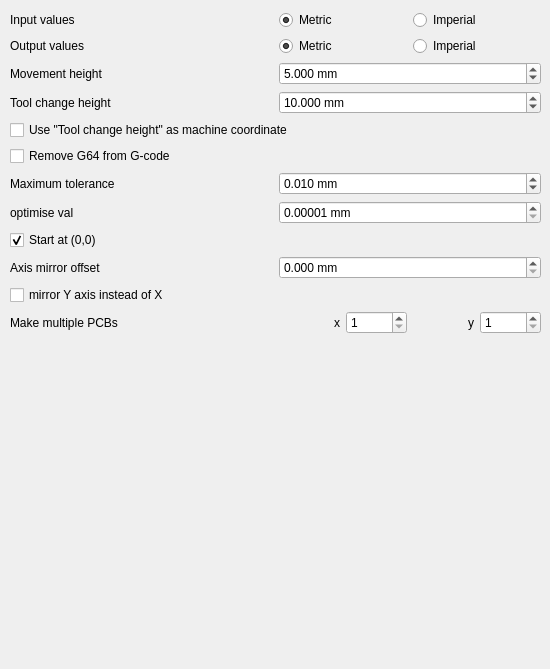
        <widget class="QWidget" name="commonTab">
         <attribute name="title">
          <string>Common</string>
         </attribute>
         <widget class="QWidget" name="gridLayoutWidget_3">
          <property name="geometry">
           <rect>
            <x>10</x>
            <y>10</y>
            <width>531</width>
            <height>650</height>
           </rect>
          </property>
          <layout class="QGridLayout" name="commonGridLayout">
           <item row="0" column="0">
            <widget class="QLabel" name="inputValuesLabel">
             <property name="toolTip">
              <string>&lt;html&gt;&lt;head/&gt;&lt;body&gt;&lt;p&gt;&lt;span style=&quot; font-style:italic;&quot;&gt;--metric&lt;/span&gt;&lt;/p&gt;&lt;/body&gt;&lt;/html&gt;</string>
             </property>
             <property name="text">
              <string>Input values</string>
             </property>
             <property name="buddy">
              <cstring>inputMetricRadioButton</cstring>
             </property>
            </widget>
           </item>
           <item row="0" column="1">
            <layout class="QHBoxLayout" name="inputSystemOfMeasurementHorizontalLayout">
             <property name="sizeConstraint">
              <enum>QLayout::SetMinimumSize</enum>
             </property>
             <item>
              <widget class="QRadioButton" name="inputMetricRadioButton">
               <property name="toolTip">
                <string>&lt;html&gt;&lt;head/&gt;&lt;body&gt;&lt;p&gt;&lt;span style=&quot; font-style:italic;&quot;&gt;--metric=on&lt;/span&gt;&lt;/p&gt;&lt;p&gt;Use metric input&lt;/p&gt;&lt;/body&gt;&lt;/html&gt;</string>
               </property>
               <property name="text">
                <string>Metric</string>
               </property>
               <property name="checked">
                <bool>true</bool>
               </property>
               <property name="autoExclusive">
                <bool>false</bool>
               </property>
              </widget>
             </item>
             <item>
              <widget class="QRadioButton" name="inputImperialRadioButton">
               <property name="toolTip">
                <string>&lt;html&gt;&lt;head/&gt;&lt;body&gt;&lt;p&gt;&lt;span style=&quot; font-style:italic;&quot;&gt;--metric=off&lt;/span&gt;&lt;/p&gt;&lt;p&gt;Use imperial input&lt;/p&gt;&lt;/body&gt;&lt;/html&gt;</string>
               </property>
               <property name="text">
                <string>Imperial</string>
               </property>
               <property name="checked">
                <bool>false</bool>
               </property>
               <property name="autoExclusive">
                <bool>false</bool>
               </property>
              </widget>
             </item>
            </layout>
           </item>
           <item row="1" column="0">
            <widget class="QLabel" name="outputValuesLabel">
             <property name="toolTip">
              <string>&lt;html&gt;&lt;head/&gt;&lt;body&gt;&lt;p&gt;&lt;span style=&quot; font-style:italic;&quot;&gt;--metricoutput&lt;/span&gt;&lt;/p&gt;&lt;/body&gt;&lt;/html&gt;</string>
             </property>
             <property name="text">
              <string>Output values</string>
             </property>
             <property name="buddy">
              <cstring>outputMetricRadioButton</cstring>
             </property>
            </widget>
           </item>
           <item row="1" column="1">
            <layout class="QHBoxLayout" name="outputSystemOfMeasurementHorizontalLayout">
             <property name="sizeConstraint">
              <enum>QLayout::SetMinimumSize</enum>
             </property>
             <item>
              <widget class="QRadioButton" name="outputMetricRadioButton">
               <property name="toolTip">
                <string>&lt;html&gt;&lt;head/&gt;&lt;body&gt;&lt;p&gt;&lt;span style=&quot; font-style:italic;&quot;&gt;--metricoutput=on&lt;/span&gt;&lt;/p&gt;&lt;p&gt;Use metric output&lt;/p&gt;&lt;/body&gt;&lt;/html&gt;</string>
               </property>
               <property name="text">
                <string>Metric</string>
               </property>
               <property name="checked">
                <bool>true</bool>
               </property>
               <property name="autoExclusive">
                <bool>false</bool>
               </property>
              </widget>
             </item>
             <item>
              <widget class="QRadioButton" name="outputImperialRadioButton">
               <property name="toolTip">
                <string>&lt;html&gt;&lt;head/&gt;&lt;body&gt;&lt;p&gt;&lt;span style=&quot; font-style:italic;&quot;&gt;--metricoutput=off&lt;/span&gt;&lt;/p&gt;&lt;p&gt;Use imperial output&lt;/p&gt;&lt;/body&gt;&lt;/html&gt;</string>
               </property>
               <property name="text">
                <string>Imperial</string>
               </property>
               <property name="autoExclusive">
                <bool>false</bool>
               </property>
              </widget>
             </item>
            </layout>
           </item>
           <item row="2" column="0">
            <widget class="QLabel" name="zsafeLabel">
             <property name="toolTip">
              <string>&lt;html&gt;&lt;head/&gt;&lt;body&gt;&lt;p&gt;&lt;span style=&quot; font-style:italic;&quot;&gt;--zsafe&lt;/span&gt;&lt;/p&gt;&lt;p&gt;Z-coordinate for movements between engraving steps&lt;/p&gt;&lt;/body&gt;&lt;/html&gt;</string>
             </property>
             <property name="text">
              <string>Movement height</string>
             </property>
             <property name="buddy">
              <cstring>zsafeDoubleSpinBox</cstring>
             </property>
            </widget>
           </item>
           <item row="2" column="1">
            <widget class="QDoubleSpinBox" name="zsafeDoubleSpinBox">
             <property name="toolTip">
              <string>&lt;html&gt;&lt;head/&gt;&lt;body&gt;&lt;p&gt;&lt;span style=&quot; font-style:italic;&quot;&gt;--zsafe&lt;/span&gt;&lt;/p&gt;&lt;p&gt;Z-coordinate for movements between engraving steps&lt;/p&gt;&lt;/body&gt;&lt;/html&gt;</string>
             </property>
             <property name="suffix">
              <string> mm</string>
             </property>
             <property name="decimals">
              <number>3</number>
             </property>
             <property name="maximum">
              <double>1000.000000000000000</double>
             </property>
             <property name="singleStep">
              <double>0.050000000000000</double>
             </property>
             <property name="value">
              <double>5.000000000000000</double>
             </property>
            </widget>
           </item>
           <item row="3" column="0">
            <widget class="QLabel" name="zchangeLabel">
             <property name="toolTip">
              <string>&lt;html&gt;&lt;head/&gt;&lt;body&gt;&lt;p&gt;&lt;span style=&quot; font-style:italic;&quot;&gt;--zchange&lt;/span&gt;&lt;/p&gt;&lt;p&gt;Z-coordinate for movements with the drill head&lt;/p&gt;&lt;/body&gt;&lt;/html&gt;</string>
             </property>
             <property name="text">
              <string>Tool change height</string>
             </property>
             <property name="buddy">
              <cstring>zchangeDoubleSpinBox</cstring>
             </property>
            </widget>
           </item>
           <item row="3" column="1">
            <widget class="QDoubleSpinBox" name="zchangeDoubleSpinBox">
             <property name="toolTip">
              <string>&lt;html&gt;&lt;head/&gt;&lt;body&gt;&lt;p&gt;&lt;span style=&quot; font-style:italic;&quot;&gt;--zchange&lt;/span&gt;&lt;/p&gt;&lt;p&gt;Z-coordinate for movements with the drill head&lt;/p&gt;&lt;/body&gt;&lt;/html&gt;</string>
             </property>
             <property name="suffix">
              <string> mm</string>
             </property>
             <property name="decimals">
              <number>3</number>
             </property>
             <property name="maximum">
              <double>1000.000000000000000</double>
             </property>
             <property name="singleStep">
              <double>0.050000000000000</double>
             </property>
             <property name="value">
              <double>10.000000000000000</double>
             </property>
            </widget>
           </item>
           <item row="4" column="0" colspan="2">
            <widget class="QCheckBox" name="zchangeAbsoluteCheckBox">
             <property name="toolTip">
              <string>&lt;html&gt;&lt;head/&gt;&lt;body&gt;&lt;p&gt;&lt;span style=&quot; font-style:italic;&quot;&gt;--zchange-absolute&lt;/span&gt;&lt;/p&gt;&lt;p&gt;use zchange as a machine coordinates height (G53)&lt;/p&gt;&lt;/body&gt;&lt;/html&gt;</string>
             </property>
             <property name="text">
              <string>Use &quot;Tool change height&quot; as machine coordinate</string>
             </property>
            </widget>
           </item>
           <item row="5" column="0" colspan="2">
            <widget class="QCheckBox" name="nog64CheckBox">
             <property name="toolTip">
              <string>&lt;html&gt;&lt;head/&gt;&lt;body&gt;&lt;p&gt;&lt;span style=&quot; font-style:italic;&quot;&gt;--nog64&lt;/span&gt;&lt;/p&gt;&lt;p&gt;do not explicitly set G64 inside the output gcode. This option makes the gcode compatible with low-end cnc controllers (like grbl)&lt;/p&gt;&lt;/body&gt;&lt;/html&gt;</string>
             </property>
             <property name="text">
              <string>Remove G64 from G-code</string>
             </property>
             <property name="checked">
              <bool>false</bool>
             </property>
             <property name="tristate">
              <bool>false</bool>
             </property>
            </widget>
           </item>
           <item row="6" column="0">
            <widget class="QLabel" name="toleranceLabel">
             <property name="toolTip">
              <string>&lt;html&gt;&lt;head/&gt;&lt;body&gt;&lt;p&gt;&lt;span style=&quot; font-style:italic;&quot;&gt;--tolerance&lt;/span&gt;&lt;/p&gt;&lt;p&gt;maximum deviation from toolpath&lt;/p&gt;&lt;/body&gt;&lt;/html&gt;</string>
             </property>
             <property name="text">
              <string>Maximum tolerance</string>
             </property>
             <property name="buddy">
              <cstring>toleranceDoubleSpinBox</cstring>
             </property>
            </widget>
           </item>
           <item row="6" column="1">
            <widget class="QDoubleSpinBox" name="toleranceDoubleSpinBox">
             <property name="enabled">
              <bool>true</bool>
             </property>
             <property name="toolTip">
              <string>&lt;html&gt;&lt;head/&gt;&lt;body&gt;&lt;p&gt;&lt;span style=&quot; font-style:italic;&quot;&gt;--tolerance&lt;/span&gt;&lt;/p&gt;&lt;p&gt;maximum deviation from toolpath&lt;/p&gt;&lt;/body&gt;&lt;/html&gt;</string>
             </property>
             <property name="suffix">
              <string> mm</string>
             </property>
             <property name="decimals">
              <number>3</number>
             </property>
             <property name="minimum">
              <double>0.002000000000000</double>
             </property>
             <property name="maximum">
              <double>10.000000000000000</double>
             </property>
             <property name="singleStep">
              <double>0.001000000000000</double>
             </property>
             <property name="value">
              <double>0.010000000000000</double>
             </property>
            </widget>
           </item>
           <item row="7" column="0">
            <widget class="QLabel" name="optimiseLabel">
             <property name="toolTip">
              <string>&lt;html&gt;&lt;head/&gt;&lt;body&gt;&lt;p&gt;&lt;span style=&quot; font-style:italic;&quot;&gt;--optimise&lt;/span&gt;&lt;/p&gt;&lt;p&gt;optimise output gcode, reducing its output size up to 40%, while accepting a very little loss of precision&lt;/p&gt;&lt;/body&gt;&lt;/html&gt;</string>
             </property>
             <property name="text">
              <string>optimise val</string>
             </property>
             <property name="buddy">
              <cstring>optimiseDoubleSpinBox</cstring>
             </property>
            </widget>
           </item>
           <item row="7" column="1">
            <widget class="QDoubleSpinBox" name="optimiseDoubleSpinBox">
             <property name="enabled">
              <bool>true</bool>
             </property>
             <property name="toolTip">
              <string>&lt;html&gt;&lt;head/&gt;&lt;body&gt;&lt;p&gt;&lt;span style=&quot; font-style:italic;&quot;&gt;--optimise&lt;/span&gt;&lt;/p&gt;&lt;p&gt;optimise output gcode, reducing its output size up to 40%, while accepting a very little loss of precision&lt;/p&gt;&lt;/body&gt;&lt;/html&gt;</string>
             </property>
             <property name="suffix">
              <string> mm </string>
             </property>
             <property name="decimals">
              <number>5</number>
             </property>
             <property name="minimum">
              <double>0.000010000000000</double>
             </property>
             <property name="maximum">
              <double>1.000000000000000</double>
             </property>
             <property name="singleStep">
              <double>0.000010000000000</double>
             </property>
             <property name="value">
              <double>0.000010000000000</double>
             </property>
            </widget>
           </item>
           <item row="8" column="0" colspan="2">
            <widget class="QCheckBox" name="zerostartCheckBox">
             <property name="toolTip">
              <string>&lt;html&gt;&lt;head/&gt;&lt;body&gt;&lt;p&gt;&lt;span style=&quot; font-style:italic;&quot;&gt;--zero-start&lt;/span&gt;&lt;/p&gt;&lt;p&gt;set the starting point of the project at (0,0). With this option the projet will be between (0,0) and (max_x_value, max_y_value) (positive values)&lt;/p&gt;&lt;/body&gt;&lt;/html&gt;</string>
             </property>
             <property name="text">
              <string>Start at (0,0)</string>
             </property>
             <property name="checked">
              <bool>true</bool>
             </property>
            </widget>
           </item>
           <item row="9" column="0">
            <widget class="QLabel" name="mirroraxisLabel">
             <property name="toolTip">
              <string>&lt;html&gt;&lt;head/&gt;&lt;body&gt;&lt;p&gt;&lt;span style=&quot; font-style:italic;&quot;&gt;--mirror-axis&lt;/span&gt;&lt;/p&gt;&lt;p&gt;Distance from zero axis to flip the bcb around&lt;/p&gt;&lt;/body&gt;&lt;/html&gt;</string>
             </property>
             <property name="text">
              <string>Axis mirror offset</string>
             </property>
             <property name="buddy">
              <cstring>mirroraxisDoubleSpinBox</cstring>
             </property>
            </widget>
           </item>
           <item row="9" column="1">
            <widget class="QDoubleSpinBox" name="mirroraxisDoubleSpinBox">
             <property name="enabled">
              <bool>true</bool>
             </property>
             <property name="toolTip">
              <string>&lt;html&gt;&lt;head/&gt;&lt;body&gt;&lt;p&gt;&lt;span style=&quot; font-style:italic;&quot;&gt;--mirror-axis&lt;/span&gt;&lt;/p&gt;&lt;p&gt;Distance from zero axis to flip the bcb around&lt;/p&gt;&lt;/body&gt;&lt;/html&gt;</string>
             </property>
             <property name="suffix">
              <string> mm </string>
             </property>
             <property name="decimals">
              <number>3</number>
             </property>
             <property name="minimum">
              <double>0.000000000000000</double>
             </property>
             <property name="maximum">
              <double>10000.000000000000000</double>
             </property>
             <property name="singleStep">
              <double>1.000000000000000</double>
             </property>
             <property name="value">
              <double>0.000000000000000</double>
             </property>
            </widget>
           </item>
           <item row="10" column="0" colspan="2">
            <widget class="QCheckBox" name="mirroryaxisCheckBox">
             <property name="toolTip">
              <string>&lt;html&gt;&lt;head/&gt;&lt;body&gt;&lt;p&gt;&lt;span style=&quot; font-style:italic;&quot;&gt;--mirror-yaxis&lt;/span&gt;&lt;/p&gt;&lt;p&gt;mirror Y axis instead of X&lt;/p&gt;&lt;/body&gt;&lt;/html&gt;</string>
             </property>
             <property name="text">
              <string>mirror Y axis instead of X</string>
             </property>
            </widget>
           </item>
           <item row="11" column="0">
            <widget class="QLabel" name="tileLabel">
             <property name="toolTip">
              <string>&lt;html&gt;&lt;head/&gt;&lt;body&gt;&lt;p&gt;&lt;span style=&quot; font-style:italic;&quot;&gt;--tile-x&lt;/span&gt;, &lt;span style=&quot; font-style:italic;&quot;&gt;--tile-y&lt;/span&gt;&lt;/p&gt;&lt;p&gt;number of tiling rows/columns&lt;/p&gt;&lt;/body&gt;&lt;/html&gt;</string>
             </property>
             <property name="text">
              <string>Make multiple PCBs</string>
             </property>
            </widget>
           </item>
           <item row="11" column="1">
            <layout class="QHBoxLayout" name="tileHorizontalLayout">
             <item>
              <widget class="QLabel" name="tilexLabel">
               <property name="toolTip">
                <string>&lt;html&gt;&lt;head/&gt;&lt;body&gt;&lt;p&gt;&lt;span style=&quot; font-style:italic;&quot;&gt;--tile-x&lt;/span&gt;&lt;/p&gt;&lt;p&gt;number of tiling columns&lt;/p&gt;&lt;/body&gt;&lt;/html&gt;</string>
               </property>
               <property name="text">
                <string>x</string>
               </property>
               <property name="alignment">
                <set>Qt::AlignRight|Qt::AlignTrailing|Qt::AlignVCenter</set>
               </property>
               <property name="buddy">
                <cstring>tilexSpinBox</cstring>
               </property>
              </widget>
             </item>
             <item>
              <widget class="QSpinBox" name="tilexSpinBox">
               <property name="toolTip">
                <string>&lt;html&gt;&lt;head/&gt;&lt;body&gt;&lt;p&gt;&lt;span style=&quot; font-style:italic;&quot;&gt;--tile-x&lt;/span&gt;&lt;/p&gt;&lt;p&gt;number of tiling columns&lt;/p&gt;&lt;/body&gt;&lt;/html&gt;</string>
               </property>
               <property name="minimum">
                <number>1</number>
               </property>
              </widget>
             </item>
             <item>
              <widget class="QLabel" name="tileyLabel">
               <property name="toolTip">
                <string>&lt;html&gt;&lt;head/&gt;&lt;body&gt;&lt;p&gt;&lt;span style=&quot; font-style:italic;&quot;&gt;--tile-y&lt;/span&gt;&lt;/p&gt;&lt;p&gt;number of tiling rows&lt;/p&gt;&lt;/body&gt;&lt;/html&gt;</string>
               </property>
               <property name="text">
                <string>y</string>
               </property>
               <property name="alignment">
                <set>Qt::AlignRight|Qt::AlignTrailing|Qt::AlignVCenter</set>
               </property>
               <property name="buddy">
                <cstring>tileySpinBox</cstring>
               </property>
              </widget>
             </item>
             <item>
              <widget class="QSpinBox" name="tileySpinBox">
               <property name="toolTip">
                <string>&lt;html&gt;&lt;head/&gt;&lt;body&gt;&lt;p&gt;&lt;span style=&quot; font-style:italic;&quot;&gt;--tile-y&lt;/span&gt;&lt;/p&gt;&lt;p&gt;number of tiling rows&lt;/p&gt;&lt;/body&gt;&lt;/html&gt;</string>
               </property>
               <property name="minimum">
                <number>1</number>
               </property>
              </widget>
             </item>
            </layout>
           </item>
           <item row="12" column="0" colspan="2">
            <spacer name="verticalSpacer_7">
             <property name="orientation">
              <enum>Qt::Vertical</enum>
             </property>
             <property name="sizeHint" stdset="0">
              <size>
               <width>20</width>
               <height>40</height>
              </size>
             </property>
            </spacer>
           </item>
          </layout>
         </widget>
        </widget>
